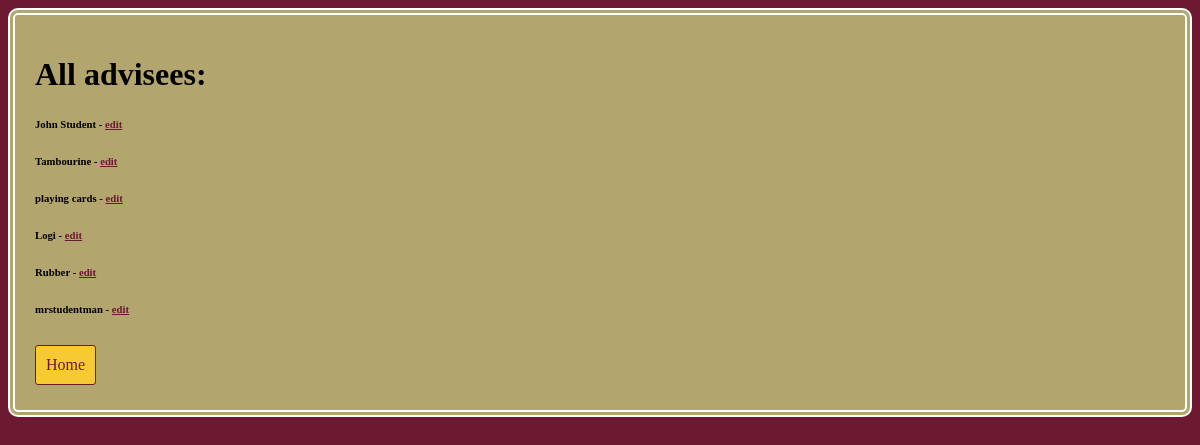
The page /advisement/advisee_list/ on the database its author committed.
### advisement/models.py (models this page shows)
class Advisee(models.Model):
    name = models.CharField(max_length=200)
    id_number = models.CharField(max_length=10)
    advisors = models.ManyToManyField(Faculty)
    checksheet = models.ForeignKey(ChecksheetTemplate, on_delete=models.PROTECT)

### advisement/views.py (the view)
# urls.py: path('advisee_list/', views.advisee_list, name="advisee_list"),
def advisee_list(request):
    advisees = Advisee.objects.all()
    return render(request, "advisement/list_advisees.html", {'advisees': advisees})

### advisement/templates/advisement/list_advisees.html (shortened to what this page needs)
{% extends 'base.html' %}
{% block content %}
<h1>All advisees:</h1>
{% for advisee in advisees %}
    <div class="advisees">
        <div class="advisee">
            <h6>{{ advisee.name }} - <a href="{% url 'edit_advisee' advisee.pk %}">edit</a></h6>
        </div>
    </div>
{% endfor %}
<a href="{% url 'adv_home' %}">Home </a>
{% endblock %}

### advisement/static/advisement/style.css (style rules this page uses)
body { background-color: #6D1932; color: #000000; }
a { color: #6D1932; }
:not(h6)>a { background-color: #F7CA32; padding: 10px; margin: 5px 0px; border-style: solid; border-color: #6D1932; border-width: 1px; border-radius: 3px; display: inline-block; text-decoration-line: none; }

### rows shown on the page
Advisee: name "John Student"
Advisee: name "Tambourine"
Advisee: name "playing cards"
Advisee: name "Logi"
Advisee: name "Rubber"
Advisee: name "mrstudentman"
